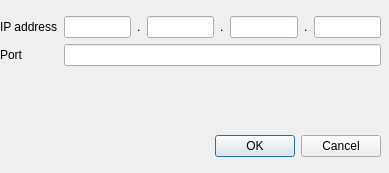
<?xml version="1.0" encoding="UTF-8"?>
<ui version="4.0">
 <class>Dialog</class>
 <widget class="QDialog" name="Dialog">
  <property name="geometry">
   <rect>
    <x>0</x>
    <y>0</y>
    <width>389</width>
    <height>173</height>
   </rect>
  </property>
  <property name="sizePolicy">
   <sizepolicy hsizetype="Fixed" vsizetype="Fixed">
    <horstretch>0</horstretch>
    <verstretch>0</verstretch>
   </sizepolicy>
  </property>
  <property name="windowTitle">
   <string>Controller address and port</string>
  </property>
  <widget class="QDialogButtonBox" name="buttonBox">
   <property name="geometry">
    <rect>
     <x>40</x>
     <y>130</y>
     <width>341</width>
     <height>32</height>
    </rect>
   </property>
   <property name="orientation">
    <enum>Qt::Horizontal</enum>
   </property>
   <property name="standardButtons">
    <set>QDialogButtonBox::Cancel|QDialogButtonBox::Ok</set>
   </property>
   <property name="centerButtons">
    <bool>false</bool>
   </property>
  </widget>
  <widget class="QWidget" name="formLayoutWidget">
   <property name="geometry">
    <rect>
     <x>0</x>
     <y>10</y>
     <width>381</width>
     <height>101</height>
    </rect>
   </property>
   <layout class="QFormLayout" name="formLayout">
    <property name="fieldGrowthPolicy">
     <enum>QFormLayout::AllNonFixedFieldsGrow</enum>
    </property>
    <item row="0" column="0">
     <layout class="QVBoxLayout" name="verticalLayout"/>
    </item>
    <item row="1" column="0">
     <widget class="QLabel" name="label">
      <property name="inputMethodHints">
       <set>Qt::ImhDigitsOnly</set>
      </property>
      <property name="text">
       <string>IP address</string>
      </property>
     </widget>
    </item>
    <item row="1" column="1">
     <layout class="QHBoxLayout" name="horizontalLayout">
      <item>
       <widget class="QLineEdit" name="lineEdit_4">
        <property name="maxLength">
         <number>3</number>
        </property>
       </widget>
      </item>
      <item>
       <widget class="QLabel" name="label_3">
        <property name="text">
         <string>.</string>
        </property>
       </widget>
      </item>
      <item>
       <widget class="QLineEdit" name="lineEdit_3">
        <property name="maxLength">
         <number>3</number>
        </property>
       </widget>
      </item>
      <item>
       <widget class="QLabel" name="label_4">
        <property name="text">
         <string>.</string>
        </property>
       </widget>
      </item>
      <item>
       <widget class="QLineEdit" name="lineEdit_2">
        <property name="maxLength">
         <number>3</number>
        </property>
       </widget>
      </item>
      <item>
       <widget class="QLabel" name="label_5">
        <property name="text">
         <string>.</string>
        </property>
       </widget>
      </item>
      <item>
       <widget class="QLineEdit" name="lineEdit">
        <property name="maxLength">
         <number>3</number>
        </property>
       </widget>
      </item>
     </layout>
    </item>
    <item row="2" column="0">
     <widget class="QLabel" name="label_2">
      <property name="text">
       <string>Port</string>
      </property>
     </widget>
    </item>
    <item row="2" column="1">
     <widget class="QLineEdit" name="lineEdit_5">
      <property name="maxLength">
       <number>6</number>
      </property>
      <property name="frame">
       <bool>true</bool>
      </property>
     </widget>
    </item>
   </layout>
  </widget>
 </widget>
 <resources/>
 <connections>
  <connection>
   <sender>buttonBox</sender>
   <signal>accepted()</signal>
   <receiver>Dialog</receiver>
   <slot>accept()</slot>
   <hints>
    <hint type="sourcelabel">
     <x>248</x>
     <y>254</y>
    </hint>
    <hint type="destinationlabel">
     <x>157</x>
     <y>274</y>
    </hint>
   </hints>
  </connection>
  <connection>
   <sender>buttonBox</sender>
   <signal>rejected()</signal>
   <receiver>Dialog</receiver>
   <slot>reject()</slot>
   <hints>
    <hint type="sourcelabel">
     <x>316</x>
     <y>260</y>
    </hint>
    <hint type="destinationlabel">
     <x>286</x>
     <y>274</y>
    </hint>
   </hints>
  </connection>
 </connections>
</ui>
